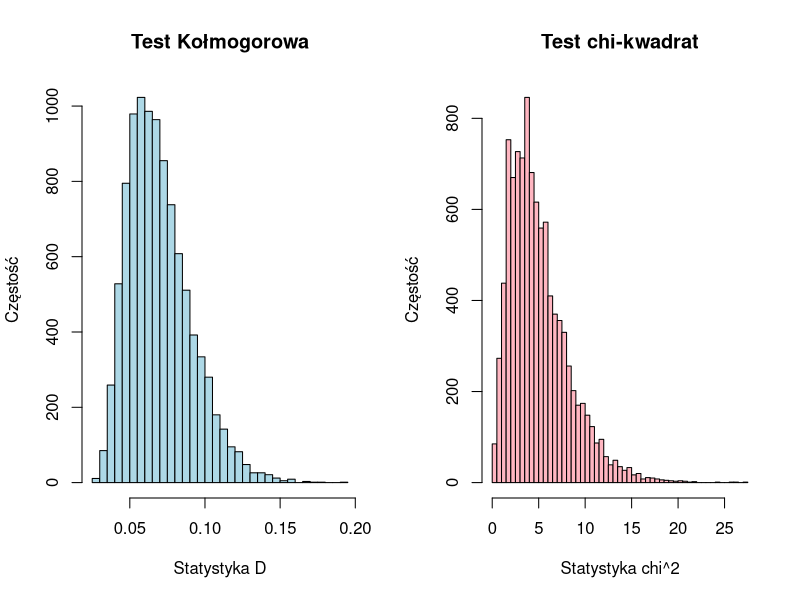
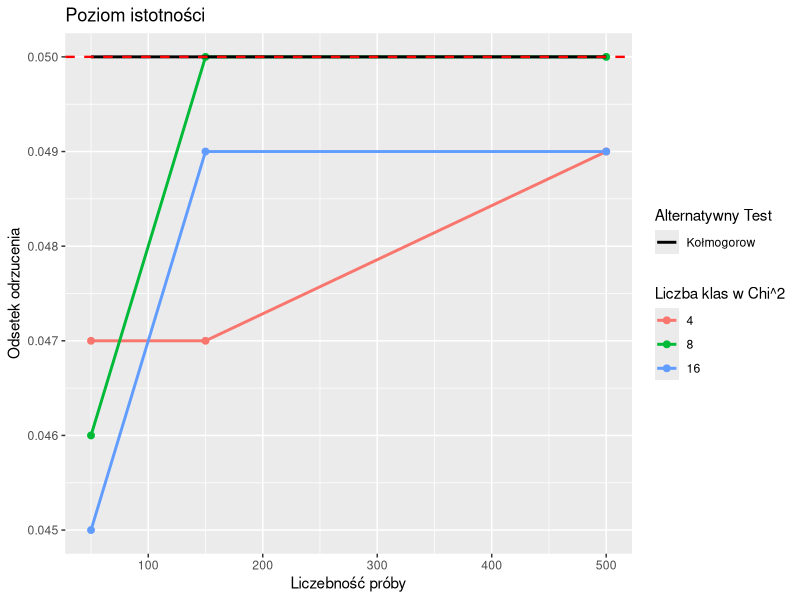
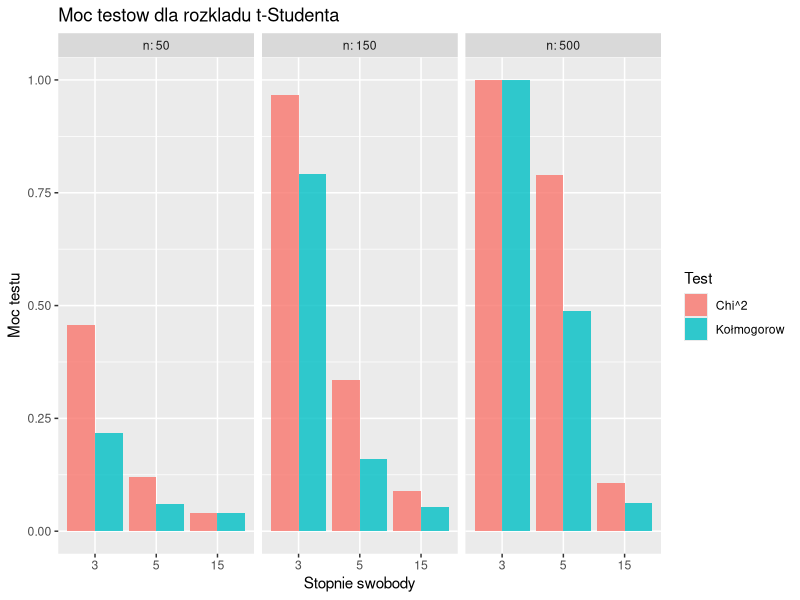
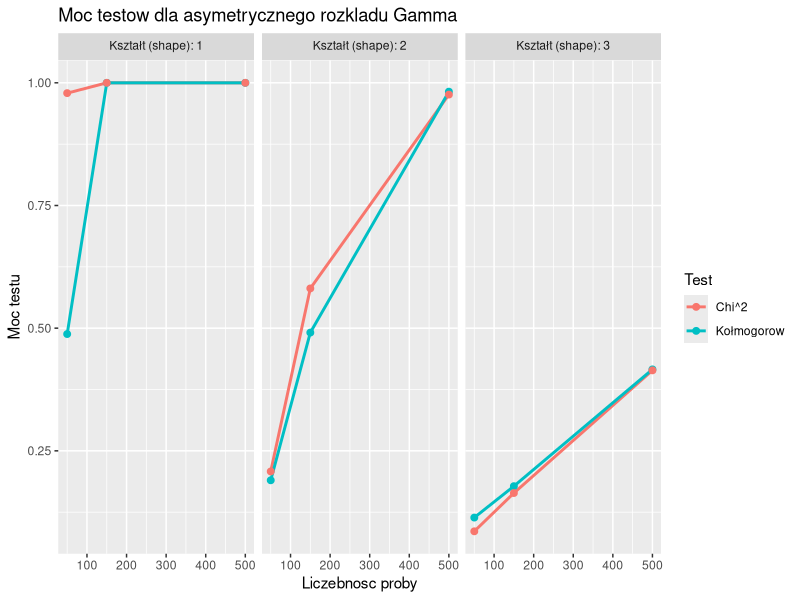
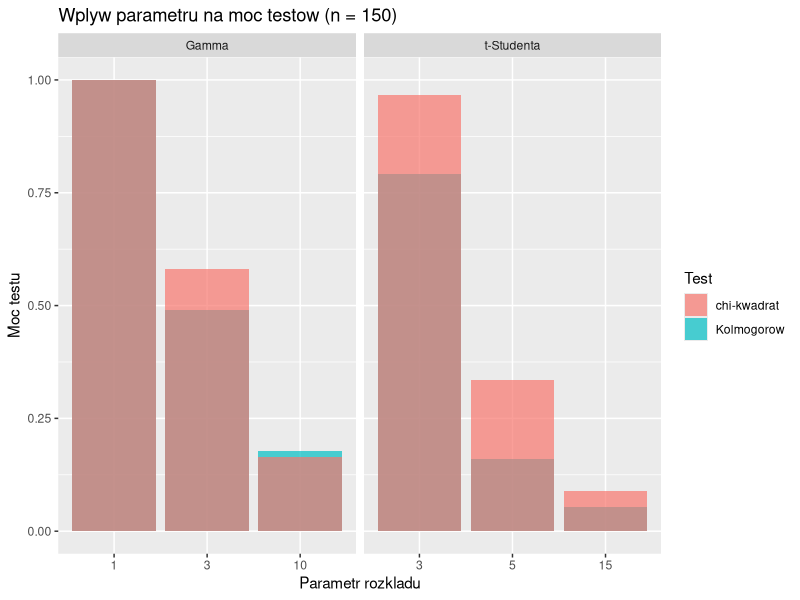

Write the R code that produced these figures, in order.
## ---- chunk 1
set.seed(123)
library(tidyverse)
## ---- chunk 2
dyst_empiryczna <- function(data) {
  n <- length(data)
  sorted <- sort(data)
  return(sapply(data, function(x) sum(sorted <= x) / n))
}

dyst_teoretyczna <- function(data, mu, sigma) {
  return(pnorm(data, mean = mu, sd = sigma))
}
## ---- chunk 3
test_kolmogorow <- function(x, mu0, sigma0) {
  x <- as.numeric(x)
  x_sorted <- sort(x)
  n <- length(x)
  
  F_emp_right <- dyst_empiryczna(x_sorted)
  F_emp_left <- c(0, F_emp_right[-n])
  F_teor <- dyst_teoretyczna(x_sorted, mu0, sigma0)
  
  D <- max(abs(F_emp_right - F_teor), abs(F_emp_left - F_teor))
  return(D)
}
## ---- chunk 4
test_chi2<- function(x, mu0, sigma0, k) {
  x <- as.numeric(x)
  n <- length(x)
  
  prob <- seq(0, 1, length.out = k + 1)
  edges <- qnorm(prob, mean = mu0, sd = sigma0)

  classes <- cut(x, breaks = edges, include.lowest = TRUE)
  O_i <- as.numeric(table(classes))
  
  E_i <- rep(n / k, k)
  chi2 <- sum((O_i - E_i)^2 / E_i)
  
  return(chi2) 
}
## ---- chunk 5
n <- 100
dane <- rnorm(n, 0 , 1)

D <- test_kolmogorow(dane, mu0 = 0, sigma0 = 1)
ks_test <- ks.test(dane, "pnorm", mean = 0, sd = 1)

print(D)
print(ks_test$statistic)

## ---- chunk 6
# Parametry:
# n - liczebność próby
# mu0 - średnia teoretyczna
# sigma0 - odchylenie standardowe teoretyczne
# k - liczba klas w teście chi-kwadrat
# alpha - poziom istotnosci
# N_mc - liczba replikacji Monte Carlo

wartosci_krytyczne <- function(n, mu0, sigma0, k, alpha = 0.05, N_mc = 10000) {
  
  stat_ks <- numeric(N_mc)
  stat_chi2 <- numeric(N_mc)

  # MONTE CARLO
  for(i in 1:N_mc) {
    sztuczne_dane <- rnorm(n, mean = mu0, sd = sigma0)
    stat_ks[i]   <- test_kolmogorow(sztuczne_dane, mu0, sigma0)
    stat_chi2[i] <- test_chi2(sztuczne_dane, mu0, sigma0, k)
  }
  
  sorted_ks <- sort(stat_ks)
  c_ks <- sorted_ks[which(dyst_empiryczna(sorted_ks) >= (1 - alpha))[1]]
  
  sorted_chi <- sort(stat_chi2)  
  c_chi2 <- sorted_chi[which(dyst_empiryczna(sorted_chi) >= (1 - alpha))[1]]
  
  return(
    list(
      c_ks = c_ks, 
      c_chi2 = c_chi2, 
      stat_ks = stat_ks, 
      stat_chi2 = stat_chi2,
      N_replikacji = N_mc,
      alpha = alpha
      )
    )
}

wyniki <- wartosci_krytyczne(n = 150, mu0 = 10, sigma0 = 2, k = 6, alpha = 0.05, N_mc = 10000)

str(wyniki)

par(mfrow = c(1, 2))

hist(wyniki$stat_ks, breaks = 50, col = "lightblue", 
     main = "Test Kołmogorowa", 
     xlab = "Statystyka D", 
     ylab = "Częstość")

hist(wyniki$stat_chi2, breaks = 50, col = "lightpink", 
     main = "Test chi-kwadrat", 
     xlab = "Statystyka chi^2", 
     ylab = "Częstość")

## ---- chunk 7

analiza_bledu_I <- function(n_v, r_v, mu0, sigma0, alpha = 0.05, N_testow = 1000) {
  
  wyniki <- data.frame()

  for(n in n_v) {
    for(r in r_v) {
      
      stat_ks <- numeric(N_testow)
      stat_chi2 <- numeric(N_testow)
      
      for(i in 1:N_testow) {
        dane <- rnorm(n, mu0, sigma0)
        stat_ks[i] <- test_kolmogorow(dane, mu0, sigma0)
        stat_chi2[i] <- test_chi2(dane, mu0, sigma0, r)
      }
 
      c_ks <- quantile(stat_ks, 1 - alpha)
      c_chi2 <- quantile(stat_chi2, 1 - alpha)

      odsetek_ks <- mean(stat_ks > c_ks)
      odsetek_chi2 <- mean(stat_chi2 > c_chi2)

      wyniki <- rbind(wyniki, data.frame(
        n = n,
        r = r,
        odsetek_KS = odsetek_ks,
        odsetek_Chi2 = odsetek_chi2
      ))
    }
  }
  
  return(wyniki)
}

bledy <- analiza_bledu_I(
  n_v = c(50, 150, 500),
  r_v = c(4, 8, 16),
  mu0 = 2,
  sigma0 = 3,
  N_testow = 1000
)

head(bledy)


## ---- chunk 8

generuj_alternatywe <- function(n, typ, parametr, mu0, sigma0) {
  if (typ == "t") {
    df <- parametr
    Y <- rt(n, df = df)
    X <- mu0 + sigma0 * (Y - 0) / sqrt(df / (df - 2))
    
  } else if (typ == "gamma") {
    shape <- parametr
    Y <- rgamma(n, shape = shape, scale = 1)
    X <- mu0 + sigma0 * (Y - shape) / sqrt(shape)
    
  }
  return(X)
}
  

analiza_mocy <- function(wersje_n, typ_alt, wersje_parametru, mu0 = 10, sigma0 = 2, r = 6, alpha = 0.05, N_testow = 2000) {

  wyniki <- expand.grid(n = wersje_n, parametr = wersje_parametru)
  wyniki$moc_KS <- NA
  wyniki$moc_Chi2 <- NA
  wyniki$roznica <- NA
  
  progi_krytyczne <- list()
  for(n_val in wersje_n) {
    stat_ks_h0 <- numeric(N_testow)
    stat_chi2_h0 <- numeric(N_testow)
    
    for(i in 1:N_testow) {
      dane_h0 <- rnorm(n_val, mu0, sigma0)
      stat_ks_h0[i] <- test_kolmogorow(dane_h0, mu0, sigma0)
      stat_chi2_h0[i] <- test_chi2(dane_h0, mu0, sigma0, r)
    }
    
    progi_krytyczne[[as.character(n_val)]] <- list(
      c_ks = quantile(stat_ks_h0, 1 - alpha),
      c_chi2 = quantile(stat_chi2_h0, 1 - alpha)
    )
  }
  

  for(i in 1:nrow(wyniki)) {
    n_akt <- wyniki$n[i]
    param_akt <- wyniki$parametr[i]
    progi <- progi_krytyczne[[as.character(n_akt)]]
    
    odrzucenia_ks <- 0
    odrzucenia_chi2 <- 0
    
    for(j in 1:N_testow) {
      dane_alt <- generuj_alternatywe(n_akt, typ_alt, param_akt, mu0, sigma0)
      stat_ks <- test_kolmogorow(dane_alt, mu0, sigma0)
      stat_chi2 <- test_chi2(dane_alt, mu0, sigma0, r)
      
      if(stat_ks > progi$c_ks) odrzucenia_ks <- odrzucenia_ks + 1
      if(stat_chi2 > progi$c_chi2) odrzucenia_chi2 <- odrzucenia_chi2 + 1
    }
    
    wyniki$moc_KS[i] <- odrzucenia_ks / N_testow
    wyniki$moc_Chi2[i] <- odrzucenia_chi2 / N_testow
    wyniki$roznica[i] <- wyniki$moc_KS[i] - wyniki$moc_Chi2[i]
  }
  
  attr(wyniki, "typ_alternatywy") <- typ_alt
  attr(wyniki, "mu0") <- mu0
  attr(wyniki, "sigma0") <- sigma0
  attr(wyniki, "r") <- r
  attr(wyniki, "alpha") <- alpha
  
  return(wyniki)
}

moc_t <- analiza_mocy(
  wersje_n = c(50, 150, 500), 
  typ_alt = "t", 
  wersje_parametru = c(3, 5, 15),
  N_testow = 1000
)

print(moc_t)

moc_gamma <- analiza_mocy(
  wersje_n = c(50, 150, 500), 
  typ_alt = "gamma", 
  wersje_parametru = c(1, 3, 10),
  N_testow = 1000
)

print(moc_gamma)

## ---- chunk 9

bledy_long <- data.frame(
  n = rep(bledy$n, 2),
  r = factor(rep(bledy$r, 2)),
  Test = rep(c("Kołmogorow", "Chi^2"), each = nrow(bledy)),
  Blad = c(bledy$odsetek_KS, bledy$odsetek_Chi2)
)

df_ks <- subset(bledy_long, Test == "Kołmogorow" & r == 4) 

ggplot() +
  geom_line(data = subset(bledy_long, Test == "Chi^2"), aes(x = n, y = Blad, color = r), linewidth = 1) +
  geom_point(data = subset(bledy_long, Test == "Chi^2"), aes(x = n, y = Blad, color = r), size = 2) +
  geom_line(data = df_ks, aes(x = n, y = Blad, linetype = "Kołmogorow"), color = "black", linewidth = 1) +
  geom_hline(yintercept = 0.05, color = "red", linetype = "dashed", linewidth = 0.8) +
  labs(
    title = "Poziom istotności",
    x = "Liczebność próby",
    y = "Odsetek odrzucenia",
    color = "Liczba klas w Chi^2",
    linetype = "Alternatywny Test"
  )
## ---- chunk 10
t_long <- data.frame(
  n = as.factor(rep(moc_t$n, 2)),
  df = as.factor(rep(moc_t$parametr, 2)),
  Test = rep(c("Kołmogorow", "Chi^2"), each = nrow(moc_t)),
  Moc = c(moc_t$moc_KS, moc_t$moc_Chi2)
)

ggplot(t_long, aes(x = df, y = Moc, fill = Test)) +
  geom_bar(stat = "identity", position = "dodge", alpha = 0.8) +
  facet_wrap(~ n, labeller = label_both) +
  labs(
    title = "Moc testow dla rozkladu t-Studenta",
    x = "Stopnie swobody",
    y = "Moc testu"
  )
## ---- chunk 11
df_gamma_long <- data.frame(
  n = rep(moc_gamma$n, 2),
  shape = as.factor(rep(moc_gamma$parametr, 2)),
  Test = rep(c("Kołmogorow", "Chi^2"), each = nrow(moc_gamma)),
  Moc = c(moc_gamma$moc_KS, moc_gamma$moc_Chi2)
)

ggplot(df_gamma_long, aes(x = n, y = Moc, color = Test, group = Test)) +
  geom_line(linewidth = 1) +
  geom_point(size = 2) +
  facet_wrap(~ shape, labeller = label_bquote(cols = "Kształt (shape):" ~ .(shape))) +
  labs(
    title = "Moc testow dla asymetrycznego rozkladu Gamma",
    x = "Liczebnosc proby",
    y = "Moc testu"
  )

## ---- chunk 12
moc_t_n150 <- moc_t[moc_t$n == 150, ]
moc_gamma_n150 <- moc_gamma[moc_gamma$n == 150, ]

df_param <- data.frame(
  Parametr = c(moc_t_n150$parametr, moc_gamma_n150$parametr),
  Moc_KS = c(moc_t_n150$moc_KS, moc_gamma_n150$moc_KS),
  Moc_Chi2 = c(moc_t_n150$moc_Chi2, moc_gamma_n150$moc_Chi2),
  Rozklad = rep(c("t-Studenta", "Gamma"), each = 3)
)

ggplot(df_param, aes(x = factor(Parametr))) +
  geom_bar(aes(y = Moc_KS, fill = "Kolmogorow"), stat = "identity", position = "dodge", alpha = 0.7) +
  geom_bar(aes(y = Moc_Chi2, fill = "chi-kwadrat"), stat = "identity", position = "dodge", alpha = 0.7) +
  facet_wrap(~ Rozklad, scales = "free_x") +
  labs(
    title = "Wplyw parametru na moc testow (n = 150)",
    x = "Parametr rozkladu",
    y = "Moc testu",
    fill = "Test"
  )
